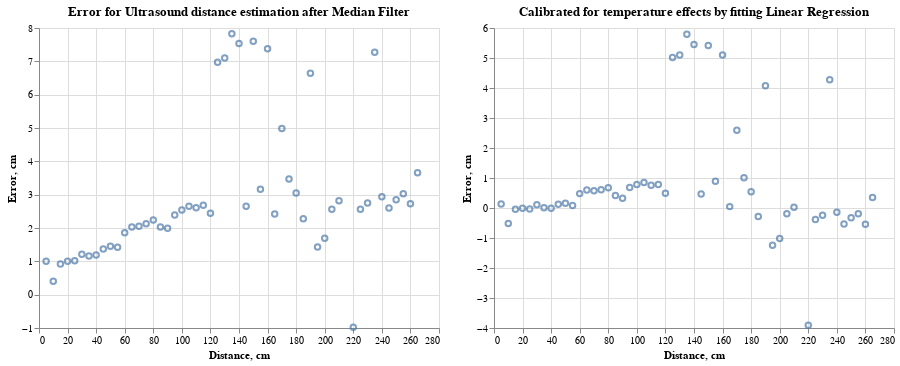

The notebook cell this image was saved under:
### Code cell
from sklearn.linear_model import LinearRegression

# Using median filter
int_df = df_2.groupby('dist').median().reset_index()

train_df = df_2[(df_2.dist >= 20) & (df_2.dist <= 40)]
train_df['diff'] = train_df['Ultrasound'] - train_df['dist']

model = LinearRegression()
model.fit(train_df['dist'].values.reshape(-1, 1), train_df['diff'].values)

diff_pred = model.predict(int_df['Ultrasound'].values.reshape(-1, 1))
int_df['Ultrasound_calibrated'] =  int_df['Ultrasound'] - diff_pred 
int_df['err'] = int_df['dist'] - int_df['Ultrasound']

def visualize_error(int_df, title=''):
    group = int_df.groupby('dist')
    stats_df = pd.DataFrame({"min_err": group.min()['err'], 
                             "max_err": group.max()['err'],  
                             "mean_err": group.mean()['err'], 
                             "median_err": group.quantile(0.5)['err'],
                             "quantile_25_err": group.quantile(0.25)['err'],
                             "quantile_75_err": group.quantile(0.75)['err']
                            }).reset_index()

    base =  alt.Chart(stats_df).encode(
            x=alt.X('dist', title='Distance, cm'),
            tooltip='dist'
    )

    return (
        base.encode(
            y=alt.Y('min_err:Q', scale=alt.Scale(zero=False), title='Error, cm'),
            y2=alt.Y2('max_err:Q'),
        ).mark_rule() + 
        base.encode(
            y=alt.Y('quantile_25_err:Q', scale=alt.Scale(zero=False), title='Error, cm'),
            y2=alt.Y2('quantile_75_err:Q',),
        ).mark_rule(strokeWidth=3, color='blue') +
        base.encode(
            y=alt.Y('median_err:Q', scale=alt.Scale(zero=False), title='Error, cm'),
        ).mark_point()
    ).properties(title=title)

int_df_calibrated = int_df.copy()
int_df_calibrated['err'] = int_df['dist'] - int_df['Ultrasound_calibrated']

visualize_error(int_df, 'Error for Ultrasound distance estimation after Median Filter') | visualize_error(int_df_calibrated, title='Calibrated for temperature effects by fitting Linear Regression')

### Figure 1 — Vega-Lite specification as saved in the notebook (floating-point values rounded to 4 significant figures)
{"$schema": "https://vega.github.io/schema/vega-lite/v4.17.0.json", "config": {"view": {"continuousHeight": 300, "continuousWidth": 400}}, "datasets": {"data-5a16022d6641cab15528cec84ec1c065": [{"dist": 5, "max_err": 0.134, "mean_err": 0.134, "median_err": 0.134, "min_err": 0.134, "quantile_25_err": 0.134, "quantile_75_err": 0.134}, {"dist": 10, "max_err": -0.5142, "mean_err": -0.5142, "median_err": -0.5142, "min_err": -0.5142, "quantile_25_err": -0.5142, "quantile_75_err": -0.5142}, {"dist": 15, "max_err": -0.04181, "mean_err": -0.04181, "median_err": -0.04181, "min_err": -0.04181, "quantile_25_err": -0.04181, "quantile_75_err": -0.04181}, {"dist": 20, "max_err": -0.008596, "mean_err": -0.008596, "median_err": -0.008596, "min_err": -0.008596, "quantile_25_err": -0.008596, "quantile_75_err": -0.008596}, {"dist": 25, "max_err": -0.03595, "mean_err": -0.03595, "median_err": -0.03595, "min_err": -0.03595, "quantile_25_err": -0.03595, "quantile_75_err": -0.03595}, {"dist": 30, "max_err": 0.1083, "mean_err": 0.1083, "median_err": 0.1083, "min_err": 0.1083, "quantile_25_err": 0.1083, "quantile_75_err": 0.1083}, {"dist": 35, "max_err": 0.01029, "mean_err": 0.01029, "median_err": 0.01029, "min_err": 0.01029, "quantile_25_err": 0.01029, "quantile_75_err": 0.01029}, {"dist": 40, "max_err": -0.006966, "mean_err": -0.006966, "median_err": -0.006966, "min_err": -0.006966, "quantile_25_err": -0.006966, "quantile_75_err": -0.006966}, {"dist": 45, "max_err": 0.1272, "mean_err": 0.1272, "median_err": 0.1272, "min_err": 0.1272, "quantile_25_err": 0.1272, "quantile_75_err": 0.1272}, {"dist": 50, "max_err": 0.1604, "mean_err": 0.1604, "median_err": 0.1604, "min_err": 0.1604, "quantile_25_err": 0.1604, "quantile_75_err": 0.1604}, {"dist": 55, "max_err": 0.08259, "mean_err": 0.08259, "median_err": 0.08259, "min_err": 0.08259, "quantile_25_err": 0.08259, "quantile_75_err": 0.08259}, {"dist": 60, "max_err": 0.4792, "mean_err": 0.4792, "median_err": 0.4792, "min_err": 0.4792, "quantile_25_err": 0.4792, "quantile_75_err": 0.4792}, {"dist": 65, "max_err": 0.6033, "mean_err": 0.6033, "median_err": 0.6033, "min_err": 0.6033, "quantile_25_err": 0.6033, "quantile_75_err": 0.6033}, {"dist": 70, "max_err": 0.5759, "mean_err": 0.5759, "median_err": 0.5759, "min_err": 0.5759, "quantile_25_err": 0.5759, "quantile_75_err": 0.5759}, {"dist": 75, "max_err": 0.6092, "mean_err": 0.6092, "median_err": 0.6092, "min_err": 0.6092, "quantile_25_err": 0.6092, "quantile_75_err": 0.6092}, {"dist": 80, "max_err": 0.6727, "mean_err": 0.6727, "median_err": 0.6727, "min_err": 0.6727, "quantile_25_err": 0.6727, "quantile_75_err": 0.6727}, {"dist": 85, "max_err": 0.4131, "mean_err": 0.4131, "median_err": 0.4131, "min_err": 0.4131, "quantile_25_err": 0.4131, "quantile_75_err": 0.4131}, {"dist": 90, "max_err": 0.3252, "mean_err": 0.3252, "median_err": 0.3252, "min_err": 0.3252, "quantile_25_err": 0.3252, "quantile_75_err": 0.3252}, {"dist": 95, "max_err": 0.6815, "mean_err": 0.6815, "median_err": 0.6815, "min_err": 0.6815, "quantile_25_err": 0.6815, "quantile_75_err": 0.6815}, {"dist": 100, "max_err": 0.7853, "mean_err": 0.7853, "median_err": 0.7853, "min_err": 0.7853, "quantile_25_err": 0.7853, "quantile_75_err": 0.7853}, {"dist": 105, "max_err": 0.8488, "mean_err": 0.8488, "median_err": 0.8488, "min_err": 0.8488, "quantile_25_err": 0.8488, "quantile_75_err": 0.8488}, {"dist": 110, "max_err": 0.7609, "mean_err": 0.7609, "median_err": 0.7609, "min_err": 0.7609, "quantile_25_err": 0.7609, "quantile_75_err": 0.7609}, {"dist": 115, "max_err": 0.784, "mean_err": 0.784, "median_err": 0.784, "min_err": 0.784, "quantile_25_err": 0.784, "quantile_75_err": 0.784}, {"dist": 120, "max_err": 0.4942, "mean_err": 0.4942, "median_err": 0.4942, "min_err": 0.4942, "quantile_25_err": 0.4942, "quantile_75_err": 0.4942}, {"dist": 125, "max_err": 5.02, "mean_err": 5.02, "median_err": 5.02, "min_err": 5.02, "quantile_25_err": 5.02, "quantile_75_err": 5.02}, {"dist": 130, "max_err": 5.103, "mean_err": 5.103, "median_err": 5.103, "min_err": 5.103, "quantile_25_err": 5.103, "quantile_75_err": 5.103}, {"dist": 135, "max_err": 5.793, "mean_err": 5.793, "median_err": 5.793, "min_err": 5.793, "quantile_25_err": 5.793, "quantile_75_err": 5.793}, {"dist": 140, "max_err": 5.447, "mean_err": 5.447, "median_err": 5.447, "min_err": 5.447, "quantile_25_err": 5.447, "quantile_75_err": 5.447}, {"dist": 145, "max_err": 0.4685, "mean_err": 0.4685, "median_err": 0.4685, "min_err": 0.4685, "quantile_25_err": 0.4685, "quantile_75_err": 0.4685}, {"dist": 150, "max_err": 5.418, "mean_err": 5.418, "median_err": 5.418, "min_err": 5.418, "quantile_25_err": 5.418, "quantile_75_err": 5.418}, {"dist": 155, "max_err": 0.8883, "mean_err": 0.8883, "median_err": 0.8883, "min_err": 0.8883, "quantile_25_err": 0.8883, "quantile_75_err": 0.8883}, {"dist": 160, "max_err": 5.101, "mean_err": 5.101, "median_err": 5.101, "min_err": 5.101, "quantile_25_err": 5.101, "quantile_75_err": 5.101}, {"dist": 165, "max_err": 0.04613, "mean_err": 0.04613, "median_err": 0.04613, "min_err": 0.04613, "quantile_25_err": 0.04613, "quantile_75_err": 0.04613}, {"dist": 170, "max_err": 2.588, "mean_err": 2.588, "median_err": 2.588, "min_err": 2.588, "quantile_25_err": 2.588, "quantile_75_err": 2.588}, {"dist": 175, "max_err": 1.011, "mean_err": 1.011, "median_err": 1.011, "min_err": 1.011, "quantile_25_err": 1.011, "quantile_75_err": 1.011}, {"dist": 180, "max_err": 0.5395, "mean_err": 0.5395, "median_err": 0.5395, "min_err": 0.5395, "quantile_25_err": 0.5395, "quantile_75_err": 0.5395}, {"dist": 185, "max_err": -0.2854, "mean_err": -0.2854, "median_err": -0.2854, "min_err": -0.2854, "quantile_25_err": -0.2854, "quantile_75_err": -0.2854}, {"dist": 190, "max_err": 4.074, "mean_err": 4.074, "median_err": 4.074, "min_err": 4.074, "quantile_25_err": 4.074, "quantile_75_err": 4.074}, {"dist": 195, "max_err": -1.239, "mean_err": -1.239, "median_err": -1.239, "min_err": -1.239, "quantile_25_err": -1.239, "quantile_75_err": -1.239}, {"dist": 200, "max_err": -1.019, "mean_err": -1.019, "median_err": -1.019, "min_err": -1.019, "quantile_25_err": -1.019, "quantile_75_err": -1.019}, {"dist": 205, "max_err": -0.1929, "mean_err": -0.1929, "median_err": -0.1929, "min_err": -0.1929, "quantile_25_err": -0.1929, "quantile_75_err": -0.1929}, {"dist": 210, "max_err": 0.02203, "mean_err": 0.02203, "median_err": 0.02203, "min_err": 0.02203, "quantile_25_err": 0.02203, "quantile_75_err": 0.02203}, {"dist": 220, "max_err": -3.909, "mean_err": -3.909, "median_err": -3.909, "min_err": -3.909, "quantile_25_err": -3.909, "quantile_75_err": -3.909}, {"dist": 225, "max_err": -0.3831, "mean_err": -0.3831, "median_err": -0.3831, "min_err": -0.3831, "quantile_25_err": -0.3831, "quantile_75_err": -0.3831}, {"dist": 230, "max_err": -0.2388, "mean_err": -0.2388, "median_err": -0.2388, "min_err": -0.2388, "quantile_25_err": -0.2388, "quantile_75_err": -0.2388}, {"dist": 235, "max_err": 4.277, "mean_err": 4.277, "median_err": 4.277, "min_err": 4.277, "quantile_25_err": 4.277, "quantile_75_err": 4.277}, {"dist": 240, "max_err": -0.1421, "mean_err": -0.1421, "median_err": -0.1421, "min_err": -0.1421, "quantile_25_err": -0.1421, "quantile_75_err": -0.1421}, {"dist": 245, "max_err": -0.5329, "mean_err": -0.5329, "median_err": -0.5329, "min_err": -0.5329, "quantile_25_err": -0.5329, "quantile_75_err": -0.5329}, {"dist": 250, "max_err": -0.328, "mean_err": -0.328, "median_err": -0.328, "min_err": -0.328, "quantile_25_err": -0.328, "quantile_75_err": -0.328}, {"dist": 255, "max_err": -0.1939, "mean_err": -0.1939, "median_err": -0.1939, "min_err": -0.1939, "quantile_25_err": -0.1939, "quantile_75_err": -0.1939}, {"dist": 260, "max_err": -0.5443, "mean_err": -0.5443, "median_err": -0.5443, "min_err": -0.5443, "quantile_25_err": -0.5443, "quantile_75_err": -0.5443}, {"dist": 265, "max_err": 0.347, "mean_err": 0.347, "median_err": 0.347, "min_err": 0.347, "quantile_25_err": 0.347, "quantile_75_err": 0.347}], "data-ece6ceb8076ffffc89b8cb937b3c6b16": [{"dist": 5, "max_err": 1, "mean_err": 1, "median_err": 1, "min_err": 1, "quantile_25_err": 1, "quantile_75_err": 1}, {"dist": 10, "max_err": 0.405, "mean_err": 0.405, "median_err": 0.405, "min_err": 0.405, "quantile_25_err": 0.405, "quantile_75_err": 0.405}, {"dist": 15, "max_err": 0.92, "mean_err": 0.92, "median_err": 0.92, "min_err": 0.92, "quantile_25_err": 0.92, "quantile_75_err": 0.92}, {"dist": 20, "max_err": 1, "mean_err": 1, "median_err": 1, "min_err": 1, "quantile_25_err": 1, "quantile_75_err": 1}, {"dist": 25, "max_err": 1.02, "mean_err": 1.02, "median_err": 1.02, "min_err": 1.02, "quantile_25_err": 1.02, "quantile_75_err": 1.02}, {"dist": 30, "max_err": 1.21, "mean_err": 1.21, "median_err": 1.21, "min_err": 1.21, "quantile_25_err": 1.21, "quantile_75_err": 1.21}, {"dist": 35, "max_err": 1.16, "mean_err": 1.16, "median_err": 1.16, "min_err": 1.16, "quantile_25_err": 1.16, "quantile_75_err": 1.16}, {"dist": 40, "max_err": 1.19, "mean_err": 1.19, "median_err": 1.19, "min_err": 1.19, "quantile_25_err": 1.19, "quantile_75_err": 1.19}, {"dist": 45, "max_err": 1.37, "mean_err": 1.37, "median_err": 1.37, "min_err": 1.37, "quantile_25_err": 1.37, "quantile_75_err": 1.37}, {"dist": 50, "max_err": 1.45, "mean_err": 1.45, "median_err": 1.45, "min_err": 1.45, "quantile_25_err": 1.45, "quantile_75_err": 1.45}, {"dist": 55, "max_err": 1.42, "mean_err": 1.42, "median_err": 1.42, "min_err": 1.42, "quantile_25_err": 1.42, "quantile_75_err": 1.42}, {"dist": 60, "max_err": 1.86, "mean_err": 1.86, "median_err": 1.86, "min_err": 1.86, "quantile_25_err": 1.86, "quantile_75_err": 1.86}, {"dist": 65, "max_err": 2.03, "mean_err": 2.03, "median_err": 2.03, "min_err": 2.03, "quantile_25_err": 2.03, "quantile_75_err": 2.03}, {"dist": 70, "max_err": 2.05, "mean_err": 2.05, "median_err": 2.05, "min_err": 2.05, "quantile_25_err": 2.05, "quantile_75_err": 2.05}, {"dist": 75, "max_err": 2.13, "mean_err": 2.13, "median_err": 2.13, "min_err": 2.13, "quantile_25_err": 2.13, "quantile_75_err": 2.13}, {"dist": 80, "max_err": 2.24, "mean_err": 2.24, "median_err": 2.24, "min_err": 2.24, "quantile_25_err": 2.24, "quantile_75_err": 2.24}, {"dist": 85, "max_err": 2.03, "mean_err": 2.03, "median_err": 2.03, "min_err": 2.03, "quantile_25_err": 2.03, "quantile_75_err": 2.03}, {"dist": 90, "max_err": 1.99, "mean_err": 1.99, "median_err": 1.99, "min_err": 1.99, "quantile_25_err": 1.99, "quantile_75_err": 1.99}, {"dist": 95, "max_err": 2.39, "mean_err": 2.39, "median_err": 2.39, "min_err": 2.39, "quantile_25_err": 2.39, "quantile_75_err": 2.39}, {"dist": 100, "max_err": 2.54, "mean_err": 2.54, "median_err": 2.54, "min_err": 2.54, "quantile_25_err": 2.54, "quantile_75_err": 2.54}, {"dist": 105, "max_err": 2.65, "mean_err": 2.65, "median_err": 2.65, "min_err": 2.65, "quantile_25_err": 2.65, "quantile_75_err": 2.65}, {"dist": 110, "max_err": 2.61, "mean_err": 2.61, "median_err": 2.61, "min_err": 2.61, "quantile_25_err": 2.61, "quantile_75_err": 2.61}, {"dist": 115, "max_err": 2.68, "mean_err": 2.68, "median_err": 2.68, "min_err": 2.68, "quantile_25_err": 2.68, "quantile_75_err": 2.68}, {"dist": 120, "max_err": 2.44, "mean_err": 2.44, "median_err": 2.44, "min_err": 2.44, "quantile_25_err": 2.44, "quantile_75_err": 2.44}, {"dist": 125, "max_err": 6.97, "mean_err": 6.97, "median_err": 6.97, "min_err": 6.97, "quantile_25_err": 6.97, "quantile_75_err": 6.97}, {"dist": 130, "max_err": 7.1, "mean_err": 7.1, "median_err": 7.1, "min_err": 7.1, "quantile_25_err": 7.1, "quantile_75_err": 7.1}, {"dist": 135, "max_err": 7.83, "mean_err": 7.83, "median_err": 7.83, "min_err": 7.83, "quantile_25_err": 7.83, "quantile_75_err": 7.83}, {"dist": 140, "max_err": 7.535, "mean_err": 7.535, "median_err": 7.535, "min_err": 7.535, "quantile_25_err": 7.535, "quantile_75_err": 7.535}, {"dist": 145, "max_err": 2.65, "mean_err": 2.65, "median_err": 2.65, "min_err": 2.65, "quantile_25_err": 2.65, "quantile_75_err": 2.65}, {"dist": 150, "max_err": 7.6, "mean_err": 7.6, "median_err": 7.6, "min_err": 7.6, "quantile_25_err": 7.6, "quantile_75_err": 7.6}, {"dist": 155, "max_err": 3.16, "mean_err": 3.16, "median_err": 3.16, "min_err": 3.16, "quantile_25_err": 3.16, "quantile_75_err": 3.16}, {"dist": 160, "max_err": 7.38, "mean_err": 7.38, "median_err": 7.38, "min_err": 7.38, "quantile_25_err": 7.38, "quantile_75_err": 7.38}, {"dist": 165, "max_err": 2.42, "mean_err": 2.42, "median_err": 2.42, "min_err": 2.42, "quantile_25_err": 2.42, "quantile_75_err": 2.42}, {"dist": 170, "max_err": 4.985, "mean_err": 4.985, "median_err": 4.985, "min_err": 4.985, "quantile_25_err": 4.985, "quantile_75_err": 4.985}, {"dist": 175, "max_err": 3.47, "mean_err": 3.47, "median_err": 3.47, "min_err": 3.47, "quantile_25_err": 3.47, "quantile_75_err": 3.47}, {"dist": 180, "max_err": 3.05, "mean_err": 3.05, "median_err": 3.05, "min_err": 3.05, "quantile_25_err": 3.05, "quantile_75_err": 3.05}, {"dist": 185, "max_err": 2.28, "mean_err": 2.28, "median_err": 2.28, "min_err": 2.28, "quantile_25_err": 2.28, "quantile_75_err": 2.28}, {"dist": 190, "max_err": 6.645, "mean_err": 6.645, "median_err": 6.645, "min_err": 6.645, "quantile_25_err": 6.645, "quantile_75_err": 6.645}, {"dist": 195, "max_err": 1.43, "mean_err": 1.43, "median_err": 1.43, "min_err": 1.43, "quantile_25_err": 1.43, "quantile_75_err": 1.43}, {"dist": 200, "max_err": 1.695, "mean_err": 1.695, "median_err": 1.695, "min_err": 1.695, "quantile_25_err": 1.695, "quantile_75_err": 1.695}, {"dist": 205, "max_err": 2.56, "mean_err": 2.56, "median_err": 2.56, "min_err": 2.56, "quantile_25_err": 2.56, "quantile_75_err": 2.56}, {"dist": 210, "max_err": 2.82, "mean_err": 2.82, "median_err": 2.82, "min_err": 2.82, "quantile_25_err": 2.82, "quantile_75_err": 2.82}, {"dist": 220, "max_err": -0.98, "mean_err": -0.98, "median_err": -0.98, "min_err": -0.98, "quantile_25_err": -0.98, "quantile_75_err": -0.98}, {"dist": 225, "max_err": 2.56, "mean_err": 2.56, "median_err": 2.56, "min_err": 2.56, "quantile_25_err": 2.56, "quantile_75_err": 2.56}, {"dist": 230, "max_err": 2.75, "mean_err": 2.75, "median_err": 2.75, "min_err": 2.75, "quantile_25_err": 2.75, "quantile_75_err": 2.75}, {"dist": 235, "max_err": 7.27, "mean_err": 7.27, "median_err": 7.27, "min_err": 7.27, "quantile_25_err": 7.27, "quantile_75_err": 7.27}, {"dist": 240, "max_err": 2.94, "mean_err": 2.94, "median_err": 2.94, "min_err": 2.94, "quantile_25_err": 2.94, "quantile_75_err": 2.94}, {"dist": 245, "max_err": 2.6, "mean_err": 2.6, "median_err": 2.6, "min_err": 2.6, "quantile_25_err": 2.6, "quantile_75_err": 2.6}, {"dist": 250, "max_err": 2.85, "mean_err": 2.85, "median_err": 2.85, "min_err": 2.85, "quantile_25_err": 2.85, "quantile_75_err": 2.85}, {"dist": 255, "max_err": 3.03, "mean_err": 3.03, "median_err": 3.03, "min_err": 3.03, "quantile_25_err": 3.03, "quantile_75_err": 3.03}, {"dist": 260, "max_err": 2.73, "mean_err": 2.73, "median_err": 2.73, "min_err": 2.73, "quantile_25_err": 2.73, "quantile_75_err": 2.73}, {"dist": 265, "max_err": 3.66, "mean_err": 3.66, "median_err": 3.66, "min_err": 3.66, "quantile_25_err": 3.66, "quantile_75_err": 3.66}]}, "hconcat": [{"data": {"name": "data-ece6ceb8076ffffc89b8cb937b3c6b16"}, "layer": [{"encoding": {"tooltip": {"field": "dist", "type": "quantitative"}, "x": {"field": "dist", "title": "Distance, cm", "type": "quantitative"}, "y": {"field": "min_err", "scale": {"zero": false}, "title": "Error, cm", "type": "quantitative"}, "y2": {"field": "max_err"}}, "mark": "rule"}, {"encoding": {"tooltip": {"field": "dist", "type": "quantitative"}, "x": {"field": "dist", "title": "Distance, cm", "type": "quantitative"}, "y": {"field": "quantile_25_err", "scale": {"zero": false}, "title": "Error, cm", "type": "quantitative"}, "y2": {"field": "quantile_75_err"}}, "mark": {"color": "blue", "strokeWidth": 3, "type": "rule"}}, {"encoding": {"tooltip": {"field": "dist", "type": "quantitative"}, "x": {"field": "dist", "title": "Distance, cm", "type": "quantitative"}, "y": {"field": "median_err", "scale": {"zero": false}, "title": "Error, cm", "type": "quantitative"}}, "mark": "point"}], "title": "Error for Ultrasound distance estimation after Median Filter"}, {"data": {"name": "data-5a16022d6641cab15528cec84ec1c065"}, "layer": [{"encoding": {"tooltip": {"field": "dist", "type": "quantitative"}, "x": {"field": "dist", "title": "Distance, cm", "type": "quantitative"}, "y": {"field": "min_err", "scale": {"zero": false}, "title": "Error, cm", "type": "quantitative"}, "y2": {"field": "max_err"}}, "mark": "rule"}, {"encoding": {"tooltip": {"field": "dist", "type": "quantitative"}, "x": {"field": "dist", "title": "Distance, cm", "type": "quantitative"}, "y": {"field": "quantile_25_err", "scale": {"zero": false}, "title": "Error, cm", "type": "quantitative"}, "y2": {"field": "quantile_75_err"}}, "mark": {"color": "blue", "strokeWidth": 3, "type": "rule"}}, {"encoding": {"tooltip": {"field": "dist", "type": "quantitative"}, "x": {"field": "dist", "title": "Distance, cm", "type": "quantitative"}, "y": {"field": "median_err", "scale": {"zero": false}, "title": "Error, cm", "type": "quantitative"}}, "mark": "point"}], "title": "Calibrated for temperature effects by fitting Linear Regression"}]}
